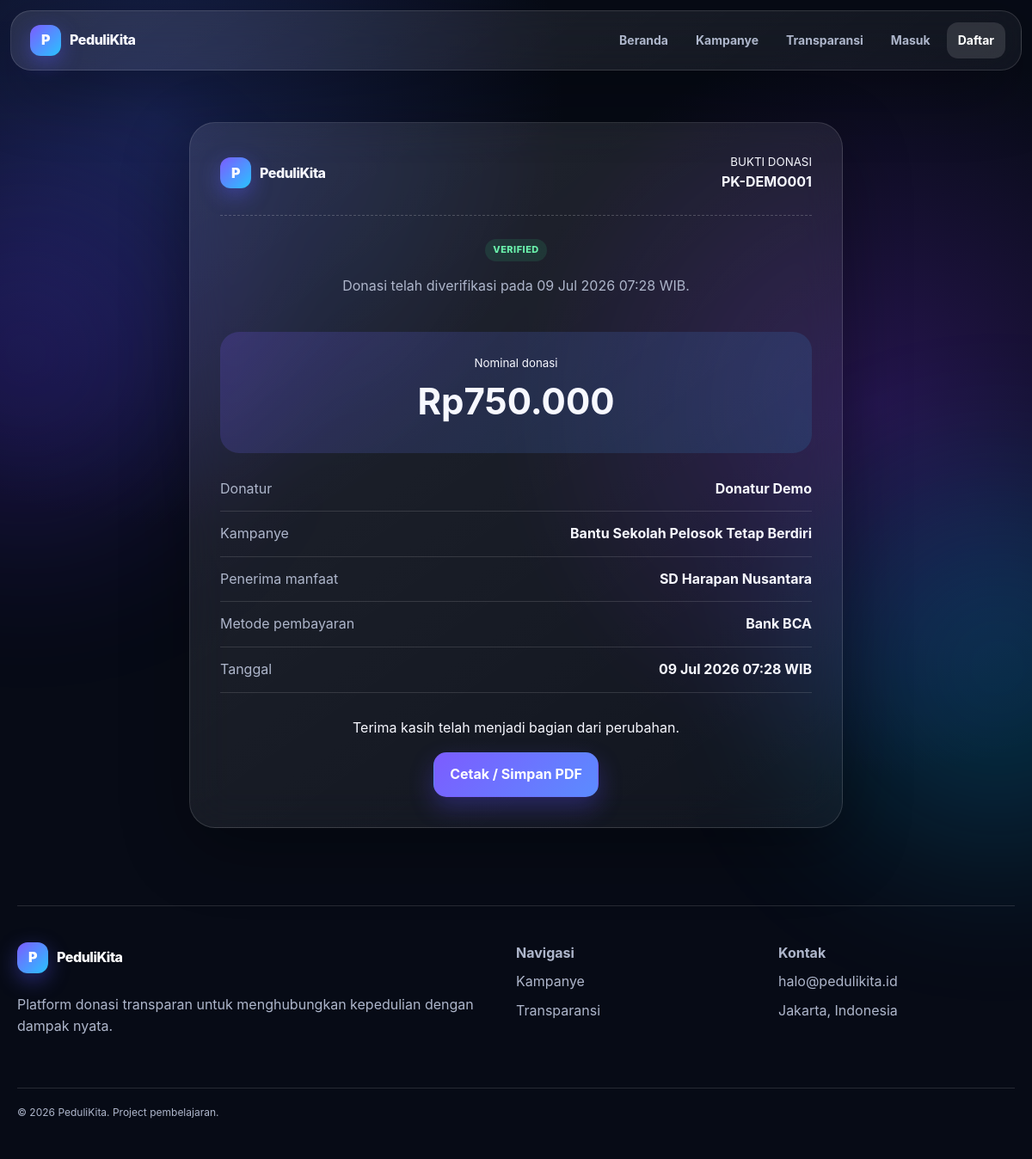
/receipt.php?code=PK-DEMO001, run on the app's committed database.
### tables this page shows
CREATE TABLE donations (
    id INTEGER PRIMARY KEY AUTOINCREMENT,
    campaign_id INTEGER NOT NULL,
    user_id INTEGER,
    donor_name TEXT NOT NULL,
    email TEXT NOT NULL,
    phone TEXT,
    amount REAL NOT NULL,
    anonymous INTEGER NOT NULL DEFAULT 0,
    message TEXT,
    payment_method TEXT NOT NULL,
    proof_file TEXT,
    status TEXT NOT NULL DEFAULT 'pending' CHECK(status IN ('pending','verified','rejected')),
    receipt_code TEXT NOT NULL UNIQUE,
    verified_at TEXT,
    created_at TEXT NOT NULL DEFAULT CURRENT_TIMESTAMP,
    FOREIGN KEY(campaign_id) REFERENCES campaigns(id) ON DELETE CASCADE,
    FOREIGN KEY(user_id) REFERENCES users(id) ON DELETE SET NULL
);

CREATE TABLE campaigns (
    id INTEGER PRIMARY KEY AUTOINCREMENT,
    title TEXT NOT NULL,
    slug TEXT NOT NULL UNIQUE,
    summary TEXT NOT NULL,
    description TEXT NOT NULL,
    category TEXT NOT NULL,
    beneficiary TEXT NOT NULL,
    location TEXT NOT NULL,
    target_amount REAL NOT NULL,
    cover_image TEXT,
    status TEXT NOT NULL DEFAULT 'active' CHECK(status IN ('draft','active','completed','closed')),
    deadline TEXT,
    created_by INTEGER,
    created_at TEXT NOT NULL DEFAULT CURRENT_TIMESTAMP,
    FOREIGN KEY(created_by) REFERENCES users(id) ON DELETE SET NULL
);

### config.php (called while the page is built, shortened)
<?php
function db(): PDO
{
    static $pdo = null;
    if ($pdo instanceof PDO) {
        return $pdo;
    }
    $pdo = new PDO('sqlite:' . DB_PATH, null, null, [
        PDO::ATTR_ERRMODE => PDO::ERRMODE_EXCEPTION,
        PDO::ATTR_DEFAULT_FETCH_MODE => PDO::FETCH_ASSOC,
    ]);
    $pdo->exec('PRAGMA foreign_keys = ON');
    return $pdo;
}

### helpers.php (called while the page is built, shortened)
<?php
require_once __DIR__ . '/config.php';
function e(?string $value): string { return htmlspecialchars((string)$value, ENT_QUOTES, 'UTF-8'); }
function money(float|int|string $amount): string { return 'Rp' . number_format((float)$amount, 0, ',', '.'); }

### receipt.php (the view)
<?php
require_once __DIR__.'/helpers.php';$code=$_GET['code']??'';$stmt=db()->prepare('SELECT d.*,c.title campaign_title,c.beneficiary FROM donations d JOIN campaigns c ON c.id=d.campaign_id WHERE d.receipt_code=?');$stmt->execute([$code]);$d=$stmt->fetch();if(!$d){http_response_code(404);exit('Bukti donasi tidak ditemukan.');}$pageTitle='Bukti Donasi '.$code;include __DIR__.'/partials/header.php';?>
<section class="receipt-page container"><article class="receipt glass"><header><div class="brand"><span class="brand-mark">P</span><span>PeduliKita</span></div><div><small>BUKTI DONASI</small><strong><?=e($d['receipt_code'])?></strong></div></header><div class="receipt-status"><span class="status <?=e($d['status'])?>"><?=e(strtoupper($d['status']))?></span><?php if($d['status']==='pending'):?><p>Bukti sementara. Donasi belum diverifikasi.</p><?php elseif($d['status']==='verified'):?><p>Donasi telah diverifikasi pada <?=date('d M Y H:i',strtotime($d['verified_at']))?> WIB.</p><?php else:?><p>Donasi ditolak. Hubungi administrator untuk informasi lebih lanjut.</p><?php endif;?></div><div class="receipt-amount"><small>Nominal donasi</small><strong><?=money((float)$d['amount'])?></strong></div><dl><div><dt>Donatur</dt><dd><?=e($d['anonymous']?'Hamba Allah':$d['donor_name'])?></dd></div><div><dt>Kampanye</dt><dd><?=e($d['campaign_title'])?></dd></div><div><dt>Penerima manfaat</dt><dd><?=e($d['beneficiary'])?></dd></div><div><dt>Metode pembayaran</dt><dd><?=e($d['payment_method'])?></dd></div><div><dt>Tanggal</dt><dd><?=date('d M Y H:i',strtotime($d['created_at']))?> WIB</dd></div></dl><footer><p>Terima kasih telah menjadi bagian dari perubahan.</p><button class="btn primary no-print" onclick="window.print()">Cetak / Simpan PDF</button></footer></article></section>
<?php include __DIR__.'/partials/footer.php'; ?>

### assets/css/style.css (style rules this page uses)
:root { --bg:#070b16;--panel:rgba(255,255,255,.08);--panel-strong:rgba(255,255,255,.12);--line:rgba(255,255,255,.13);--text:#f7f8ff;--muted:#aeb6cb;--primary:#7c5cff;--primary2:#29c3ff;--success:#39d98a;--warning:#ffbd5a;--danger:#ff647c;--radius:26px;--shadow:0 24px 80px rgba(0,0,0,.32) }
* { box-sizing:border-box }
html { scroll-behavior:smooth }
body { margin:0;font-family:Inter,ui-sans-serif,system-ui,-apple-system,BlinkMacSystemFont,"Segoe UI",sans-serif;background:radial-gradient(circle at 15% 10%,#182350 0,transparent 30%),radial-gradient(circle at 85% 35%,#25154d 0,transparent 32%),var(--bg);color:var(--text);min-height:100vh;line-height:1.6 }
.container { width:min(1160px,calc(100% - 32px));margin-inline:auto }
.glass { background:linear-gradient(145deg,rgba(255,255,255,.105),rgba(255,255,255,.045));border:1px solid var(--line);box-shadow:var(--shadow);backdrop-filter:blur(24px);-webkit-backdrop-filter:blur(24px) }
.brand { display:flex;align-items:center;gap:10px;font-weight:850;letter-spacing:-.03em }
.brand-mark { display:grid;place-items:center;width:36px;height:36px;border-radius:12px;background:linear-gradient(135deg,var(--primary),var(--primary2));box-shadow:0 8px 24px rgba(89,91,255,.4);font-weight:900 }
.btn { display:inline-flex;justify-content:center;align-items:center;gap:8px;border:1px solid transparent;border-radius:15px;padding:12px 18px;color:#fff;font:inherit;font-weight:750;cursor:pointer;transition:.2s;background:none }
.btn.primary { background:linear-gradient(135deg,var(--primary),#5b8cff);box-shadow:0 12px 28px rgba(93,76,255,.3) }
.success-page,.auth-page,.receipt-page { display:grid;place-items:center;min-height:75vh;padding:60px 0 }
.status { display:inline-flex;border-radius:99px;padding:4px 9px;font-size:11px;font-weight:800;text-transform:uppercase;letter-spacing:.04em;background:rgba(255,255,255,.08) }
.status.verified,.status.active,.status.completed { color:#6af0ab;background:rgba(57,217,138,.12) }
.receipt { width:min(760px,100%);padding:35px;border-radius:30px }
.receipt>header { display:flex;justify-content:space-between;align-items:center;padding-bottom:25px;border-bottom:1px dashed rgba(255,255,255,.2) }
.receipt>header>div:last-child { text-align:right }
.receipt>header small,.receipt>header strong { display:block }
.receipt-status { text-align:center;padding:25px 0 }
.receipt-status p { color:var(--muted) }
.receipt-amount { text-align:center;border-radius:22px;padding:26px;background:linear-gradient(135deg,rgba(124,92,255,.2),rgba(41,195,255,.12)) }
.receipt-amount small,.receipt-amount strong { display:block }
.receipt-amount strong { font-size:42px }
.receipt dl>div { display:flex;justify-content:space-between;gap:20px;padding:13px 0;border-bottom:1px solid var(--line) }
.receipt dt { color:var(--muted) }
.receipt dd { text-align:right;font-weight:700 }
.receipt>footer { text-align:center;margin-top:28px }

### data on the page
donations: receipt_code "PK-DEMO001", status "VERIFIED", verified_at "09 Jul 2026 07:28", amount "Rp750.000", donor_name "Donatur Demo", campaign.beneficiary "SD Harapan Nusantara", payment_method "Bank BCA", created_at "09 Jul 2026 07:28"

### other printed values
$d['campaign_title'] "Bantu Sekolah Pelosok Tetap Berdiri"
